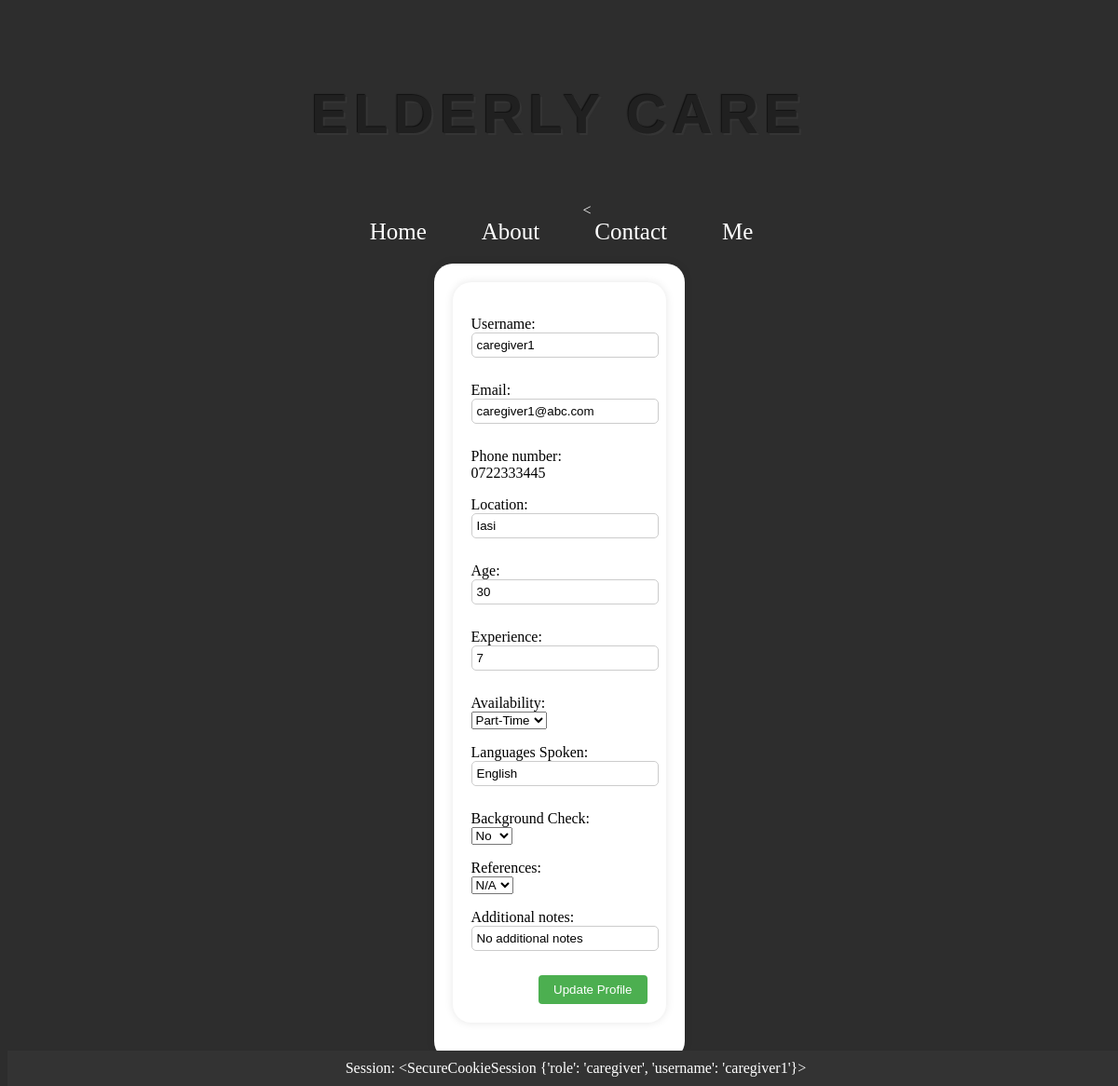
Before: /caregivers_profile/caregiver1 (signed in) with the older database file.
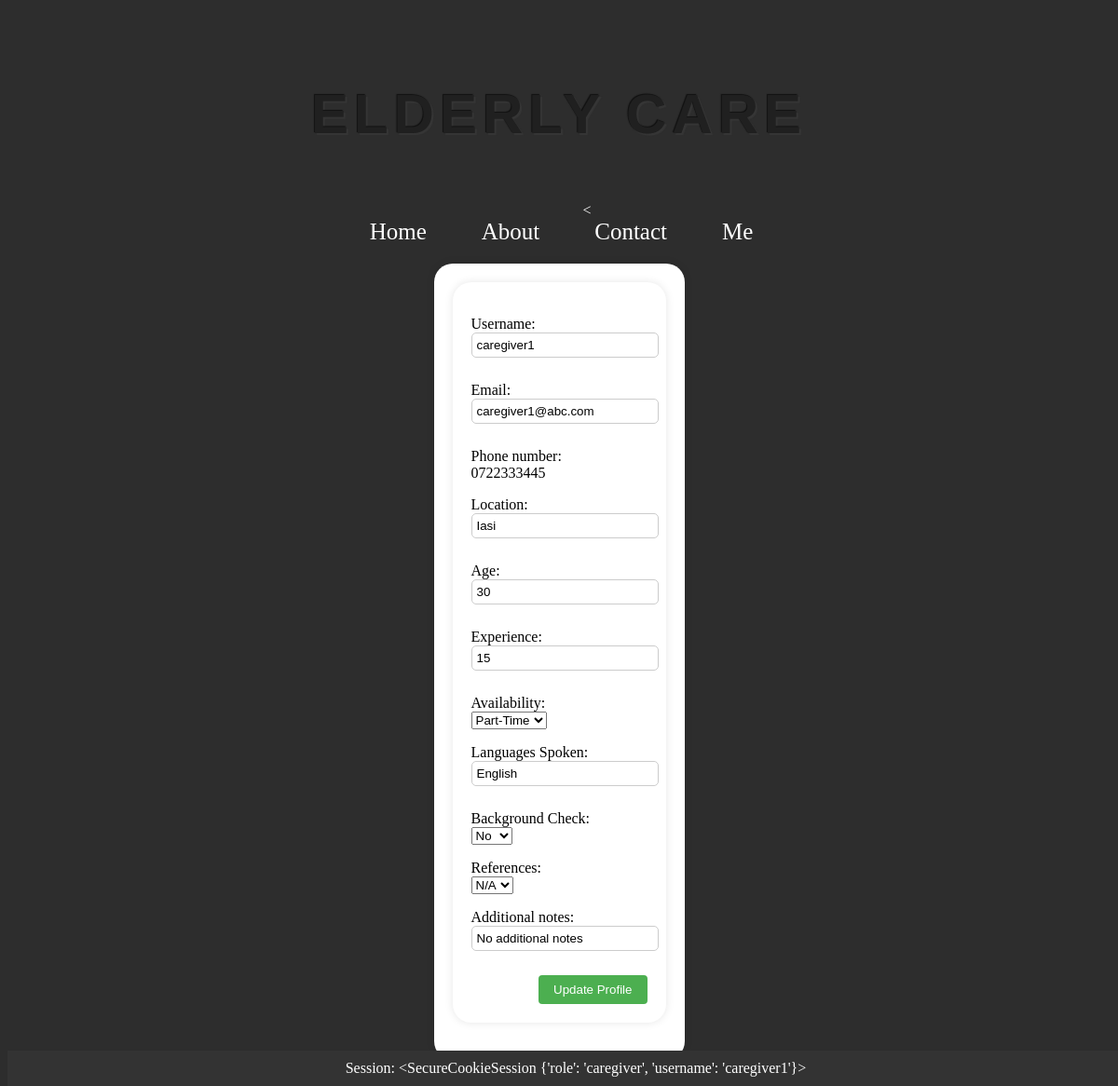
After: the same page with the newer database file.
### app/models.py (models this page shows, shortened)
class Users(db.Model, UserMixin):
    __tablename__ = 'users'
    id = db.Column(db.Integer, primary_key=True)
    username = db.Column(db.String(50), unique=True, nullable=False)
    email = db.Column(db.String(120), unique=True, nullable=False)
    password = db.Column(db.String(255), nullable=False)
    location = db.Column(db.String(60), nullable=False)
    phone_number = db.Column(db.String(20), nullable=False)
    role = db.Column(db.String(15), nullable=False)
    age = db.Column(db.Integer)
    experience = db.Column(db.Integer)
    references = db.Column(ChoiceType([('Yes', 'yes'), ('No', 'no'), ('N/A', 'n/a')]))
    availability = db.Column(ChoiceType([('Full-Time', 'FT'), ('Part-Time', 'PT')]))
    languages_spoken = db.Column(db.String(100))
    background_check = db.Column(db.Boolean)
    additional_notes = db.Column(db.Text)
    type_of_care_needed = db.Column(db.String(100))
    monthly_budget = db.Column(db.Integer)
    availability_needed = db.Column(ChoiceType([('Full-Time', 'FT'), ('Part-Time', 'PT')]))
    preferred_qualifications = db.Column(db.String(100))
    medical_conditions = db.Column(db.String(100))

### app/routes.py (the view)
@auth_blueprint.route('/caregivers_profile/<username>', methods=['GET', 'POST'])
def caregivers_profile(username):
    if 'role' in session and session['role'] == 'caregiver':
        user = Users.query.filter_by(username=username, role='caregiver').first()
        if request.method == 'POST':
            new_username = request.form.get('new_username')
            new_email = request.form.get('new_email')
            new_location = request.form.get('new_location')
            new_age = request.form.get('new_age')
            new_experience = request.form.get('new_experience')
            new_references_text = request.form.get('new_references')
            new_availability = request.form.get('new_availability')
            new_languages_spoken = request.form.get('new_languages_spoken')
            new_background_check = request.form.get('new_background_check')
            new_additional_notes = request.form.get('new_additional_notes')
            if new_username != user.username and Users.query.filter_by(username=new_username).first():
                flash('Username already exists. Please choose a different one.', 'error')
                return render_template('caregivers_profile.html', user=user)
            else:
                user.username = new_username
            if new_email:
                user.email = new_email
            if new_location:
                user.location = new_location
            if new_age:
                user.age = new_age
            if new_experience:
                user.experience = new_experience
            if new_availability:
                user.availability = new_availability
            if new_languages_spoken:
                user.languages_spoken = new_languages_spoken
            if new_background_check:
                user.background_check = new_background_check == 'True'  # Convert to boolean
            if new_references_text:
                user.references = new_references_text
            if new_additional_notes:
                user.additional_notes = new_additional_notes
            db.session.commit()
            flash('Profile updated successfully', 'success')
            return redirect(url_for('auth.caregivers_profile', username=username))
        else:
            return render_template('caregivers_profile.html', user=user)
    else:
        flash('Login first', 'error')
        return redirect(url_for('home.homepage'))

### app/templates/caregivers_profile.html (shortened to what this page needs)
{% extends 'base.html' %}
{% block content %}
<div class="profile-container">
        <div class="profile-box">
    <div class="profile-container">
        <div class="profile-box">
            <form method="post">
                <p>Username:<br> <input type="text" name="new_username" value="{{ user.username }}"></p>
                <p>Email:<br> <input type="text" name="new_email" value="{{ user.email }}"></p>
                <p>Phone number:<br> {{ user.phone_number }}</p>
                <p>Location:<br> <input type="text" name="new_location" value="{{ user.location }}"></p>
                <p>Age:<br> <input type="text" name="new_age" value="{{ user.age }}"></p>
                <p>Experience:<br> <input type="text" name="new_experience" value="{{ user.experience }}"></p>
                 <p>Availability:<br>
                <select name="new_availability">
                    <option value="Part-Time" {% if user.availability == 'Part-Time' %}selected{% endif %}>Part-Time</option>
                </select>
            </p>
                <p>Languages Spoken:<br> <input type="text" name="new_languages_spoken" value="{{ user.languages_spoken }}"></p>
                <p>Background Check:<br>
                <select name="new_background_check">
                    <option value="False" {% if user.background_check == False %}selected{% endif %}>No</option>
                </select>
            </p>
                <p>References:<br>
                <select name="new_references">
                    <option value="N/A" {% if user.references == 'N/A' %}selected{% endif %}>N/A</option>
                </select>
            </p>
                <p>Additional notes:<br> <input type="text" name="new_additional_notes" value="{{ user.additional_notes }}"></p>
                <button type="submit">Update Profile</button>
            </form>
        </div>
    </div>
{% endblock %}

Changed rows visible on the page:
changed Users "caregiver1": new_experience "7" → "15"
